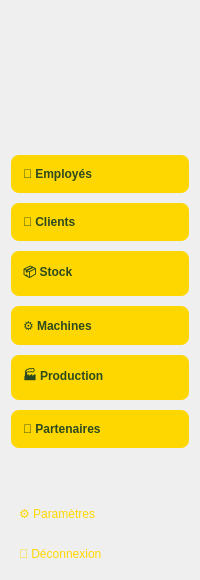
     <widget class="QFrame" name="sidebar">
      <property name="minimumSize">
       <size>
        <width>200</width>
        <height>0</height>
       </size>
      </property>
      <property name="maximumSize">
       <size>
        <width>200</width>
        <height>16777215</height>
       </size>
      </property>
      <layout class="QVBoxLayout" name="sidebarLayout">
       <property name="spacing">
        <number>10</number>
       </property>
       <item>
        <widget class="QLabel" name="logoLabel">
         <property name="minimumSize">
          <size>
           <width>160</width>
           <height>90</height>
          </size>
         </property>
         <property name="maximumSize">
          <size>
           <width>180</width>
           <height>110</height>
          </size>
         </property>
         <property name="pixmap">
          <pixmap resource="rsssssssssss.qrc">:/image/image/logo.png</pixmap>
         </property>
         <property name="scaledContents">
          <bool>true</bool>
         </property>
         <property name="alignment">
          <set>Qt::AlignmentFlag::AlignCenter</set>
         </property>
        </widget>
       </item>
       <item>
        <widget class="QLabel" name="label">
         <property name="text">
          <string/>
         </property>
        </widget>
       </item>
       <item>
        <spacer>
         <property name="orientation">
          <enum>Qt::Orientation::Vertical</enum>
         </property>
         <property name="sizeHint" stdset="0">
          <size>
           <width>20</width>
           <height>20</height>
          </size>
         </property>
        </spacer>
       </item>
       <item>
        <widget class="QPushButton" name="btnEmploye">
         <property name="styleSheet">
          <string notr="true">QPushButton {
    background: #ffd700;
    color: #2d4a1f;
    border: none;
    padding: 12px;
    border-radius: 8px;
    font-weight: bold;
    text-align: left;
}

/* ✨ LUMINEUX CLAIR AU SURVOL */
QPushButton:hover {
    background-color: #fff4b0;   /* jaune très clair */
    border: 2px solid #ffe680;   /* halo doux */
    color: #2d4a1f;
}

/* 🔘 CLICK */
QPushButton:pressed {
    background-color: #ffe066;
}

/* 🚫 Désactivé */
QPushButton:disabled {
    background-color: #C8D3DF;
    color: #6E7F91;
}</string>
         </property>
         <property name="text">
          <string>👥 Employés</string>
         </property>
        </widget>
       </item>
       <item>
        <widget class="QPushButton" name="btnClient">
         <property name="styleSheet">
          <string notr="true">QPushButton {
    background: #ffd700;
    color: #2d4a1f;
    border: none;
    padding: 12px;
    border-radius: 8px;
    font-weight: bold;
    text-align: left;
}

/* ✨ LUMINEUX CLAIR AU SURVOL */
QPushButton:hover {
    background-color: #fff4b0;   /* jaune très clair */
    border: 2px solid #ffe680;   /* halo doux */
    color: #2d4a1f;
}

/* 🔘 CLICK */
QPushButton:pressed {
    background-color: #ffe066;
}

/* 🚫 Désactivé */
QPushButton:disabled {
    background-color: #C8D3DF;
    color: #6E7F91;
}</string>
         </property>
         <property name="text">
          <string>👤 Clients</string>
         </property>
        </widget>
       </item>
       <item>
        <widget class="QPushButton" name="btnStock">
         <property name="styleSheet">
          <string notr="true">QPushButton {
    background: #ffd700;
    color: #2d4a1f;
    border: none;
    padding: 12px;
    border-radius: 8px;
    font-weight: bold;
    text-align: left;
}

/* ✨ LUMINEUX CLAIR AU SURVOL */
QPushButton:hover {
    background-color: #fff4b0;   /* jaune très clair */
    border: 2px solid #ffe680;   /* halo doux */
    color: #2d4a1f;
}

/* 🔘 CLICK */
QPushButton:pressed {
    background-color: #ffe066;
}

/* 🚫 Désactivé */
QPushButton:disabled {
    background-color: #C8D3DF;
    color: #6E7F91;
}</string>
         </property>
         <property name="text">
          <string>📦 Stock</string>
         </property>
        </widget>
       </item>
       <item>
        <widget class="QPushButton" name="btnMachine">
         <property name="styleSheet">
          <string notr="true">QPushButton {
    background: #ffd700;
    color: #2d4a1f;
    border: none;
    padding: 12px;
    border-radius: 8px;
    font-weight: bold;
    text-align: left;
}

/* ✨ LUMINEUX CLAIR AU SURVOL */
QPushButton:hover {
    background-color: #fff4b0;   /* jaune très clair */
    border: 2px solid #ffe680;   /* halo doux */
    color: #2d4a1f;
}

/* 🔘 CLICK */
QPushButton:pressed {
    background-color: #ffe066;
}

/* 🚫 Désactivé */
QPushButton:disabled {
    background-color: #C8D3DF;
    color: #6E7F91;
}</string>
         </property>
         <property name="text">
          <string>⚙️ Machines</string>
         </property>
        </widget>
       </item>
       <item>
        <widget class="QPushButton" name="btnProduction">
         <property name="styleSheet">
          <string notr="true">QPushButton {
    background: #ffd700;
    color: #2d4a1f;
    border: none;
    padding: 12px;
    border-radius: 8px;
    font-weight: bold;
    text-align: left;
}

/* ✨ LUMINEUX CLAIR AU SURVOL */
QPushButton:hover {
    background-color: #fff4b0;   /* jaune très clair */
    border: 2px solid #ffe680;   /* halo doux */
    color: #2d4a1f;
}

/* 🔘 CLICK */
QPushButton:pressed {
    background-color: #ffe066;
}

/* 🚫 Désactivé */
QPushButton:disabled {
    background-color: #C8D3DF;
    color: #6E7F91;
}</string>
         </property>
         <property name="text">
          <string>🏭 Production</string>
         </property>
        </widget>
       </item>
       <item>
        <widget class="QPushButton" name="btnPartenaire">
         <property name="styleSheet">
          <string notr="true">QPushButton {
    background: #ffd700;
    color: #2d4a1f;
    border: none;
    padding: 12px;
    border-radius: 8px;
    font-weight: bold;
    text-align: left;
}

/* ✨ LUMINEUX CLAIR AU SURVOL */
QPushButton:hover {
    background-color: #fff4b0;   /* jaune très clair */
    border: 2px solid #ffe680;   /* halo doux */
    color: #2d4a1f;
}

/* 🔘 CLICK */
QPushButton:pressed {
    background-color: #ffe066;
}

/* 🚫 Désactivé */
QPushButton:disabled {
    background-color: #C8D3DF;
    color: #6E7F91;
}</string>
         </property>
         <property name="text">
          <string>🤝 Partenaires</string>
         </property>
        </widget>
       </item>
       <item>
        <spacer>
         <property name="orientation">
          <enum>Qt::Orientation::Vertical</enum>
         </property>
         <property name="sizeHint" stdset="0">
          <size>
           <width>20</width>
           <height>40</height>
          </size>
         </property>
        </spacer>
       </item>
       <item>
        <widget class="QPushButton" name="btnSetting">
         <property name="styleSheet">
          <string notr="true">QPushButton {
    background: transparent;
    color: #ffd700;
    border: none;
    padding: 8px;
    text-align: left;
}

QPushButton:hover {
    color: #fff4b0;
}

QPushButton:pressed {
    color: #ffe066;
}</string>
         </property>
         <property name="text">
          <string>⚙️ Paramètres</string>
         </property>
        </widget>
       </item>
       <item>
        <widget class="QPushButton" name="btnLogout">
         <property name="styleSheet">
          <string notr="true">QPushButton {
    background: transparent;
    color: #ffd700;
    border: none;
    padding: 8px;
    text-align: left;
}

QPushButton:hover {
    color: #fff4b0;
}

QPushButton:pressed {
    color: #ffe066;
}</string>
         </property>
         <property name="text">
          <string>🚪 Déconnexion</string>
         </property>
        </widget>
       </item>
      </layout>
     </widget>
